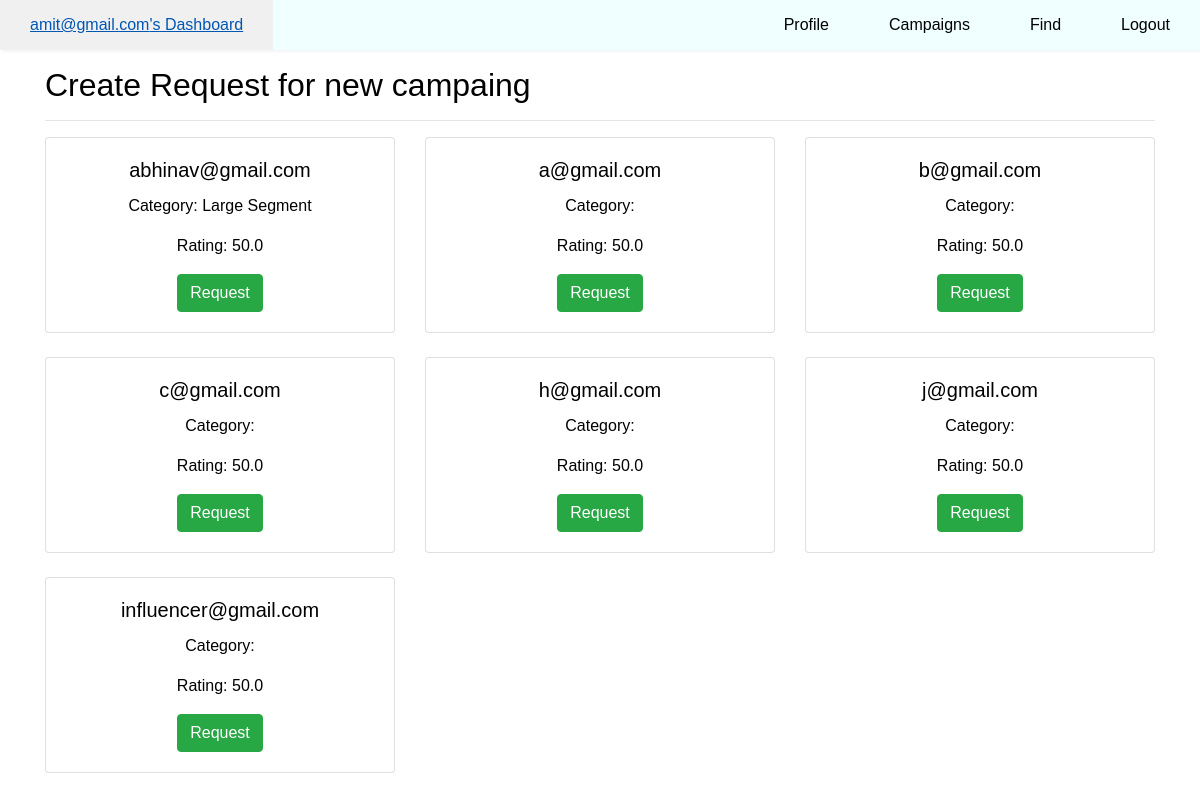
/createRequest/3 (signed in), run on the app's committed database.
### model.py (models this page shows)
class User(db.Model):
    id = db.Column(db.Integer, primary_key = True)
    name = db.Column(db.String, unique = False, nullable = True, default=lambda: '')
    email = db.Column(db.String, unique = True, nullable = False)
    password = db.Column(db.String, nullable = False)
    isAdmin = db.Column(db.Boolean, default = False)
    isInfluencer = db.Column(db.Boolean, default = False)
    isSponsor = db.Column(db.Boolean, default = False)
    isBlacklist = db.Column(db.Boolean, default = False)
    influencer = db.relationship('Influencer', back_populates='user', cascade="all, delete-orphan", uselist=False)
    sponsor = db.relationship('Sponsor', back_populates='user', cascade="all, delete-orphan", uselist=False)

class Campaign(db.Model):
    campaign_id = db.Column(db.Integer, primary_key=True)
    sponsor_id = db.Column(db.Integer, db.ForeignKey('sponsor.sponsor_id'), nullable=False)
    title = db.Column(db.String, nullable=False)
    description = db.Column(db.Text, nullable=False)
    budget = db.Column(db.Numeric(10, 2), nullable=False)
    start_date = db.Column(db.Date, nullable=False)
    end_date = db.Column(db.Date, nullable=False)
    status = db.Column(db.String, nullable=False)
    niche = db.Column(db.String, nullable=False)
    isBlacklist = db.Column(db.Boolean, default=False)
    sponsor = db.relationship('Sponsor', back_populates='campaigns')
    requests = db.relationship('Request', back_populates='campaign', cascade="all, delete-orphan")

class Influencer(db.Model):
    influencer_id = db.Column(db.Integer, db.ForeignKey('user.id'),primary_key=True)
    category = db.Column(db.String, nullable=True, default = '')
    rating = db.Column(db.Float, default=50.0)
    user = db.relationship('User', back_populates='influencer')
    requests = db.relationship('Request', back_populates='influencer', cascade="all, delete-orphan")
    blacklist_requests = db.relationship('BlacklistRequest', back_populates='influencer', cascade="all, delete-orphan")

### app.py (the view, shortened to what this page needs)
@app.route('/createRequest/<int:campaign_id>', methods = ['GET','POST'])
def createRequest(campaign_id):
    if 'id' not in session:
        return redirect(url_for('login'))
    user_id = session['id']
    user = User.query.filter_by(id = user_id).first()
    if user is None or (not user.isSponsor and not user.isInfluencer):
        flash("None Type, You dont have permission here", "danger")
        return redirect(url_for('login'))
    campaign = Campaign.query.filter_by(campaign_id=campaign_id).first()
    if not campaign:
        flash("Campaign not found ", "danger")
        if user.isInfluencer:
            return redirect(url_for('findCampaigns'))
        else:
            return redirect(url_for('campaigns'))
    print(user.isInfluencer)
    if user.isInfluencer:
        existing_request = Request.query.filter_by(campaign_id=campaign_id, influencer_id=user.influencer.influencer_id).first()
        if existing_request:
            flash("You have already requested participation in this campaign.", "danger")
            return redirect(url_for('findCampaigns'))
        if request.method == 'GET':
            print('insidePost')
            new_request = Request(campaign_id=campaign_id, influencer_id=user.influencer.influencer_id, initiated_by_influencer=True,
                                    influencer_approved = True, status='Pending')
            db.session.add(new_request)
            db.session.commit()
            flash("Request to join the campaign created successfully!", "success")
            return redirect(url_for('findCampaigns'))
    elif user.isSponsor:
        available_influencers = Influencer.query.all()
        requested_influencers = [r.influencer for r in Request.query.filter_by(campaign_id=campaign_id).all()]
        return render_template('createRequest.html', campaign=campaign, influencers=available_influencers, nav_type=user, requested_influencers=requested_influencers)
    flash("Invalid action.", "danger")
    return redirect(url_for('campaigns'))

### templates/createRequest.html (shortened to what this page needs)
{% extends './layouts/layout.html' %}
{% block body %}
    {% include './components/navbar.html' %}
    {% include './components/sponsor/createRequest.html' %}
{% endblock %}

### templates/components/navbar.html (shortened to what this page needs)
<nav>
    <ul>
        {% if nav_type.isSponsor == 1 %}
        <li><a href="{{ url_for('index') }}">{{ nav_type.email }}'s Dashboard</a></li>
        <li><a href="{{ url_for('profile') }}">Profile</a></li>
        <li><a href="{{ url_for('campaigns') }}">Campaigns</a></li>
        <li><a href="{{ url_for('findInfluencer') }}">Find</a></li>
        <li><a href="{{ url_for('logout') }}">Logout</a></li>
        {% endif %}
    </ul>
</nav>

### templates/components/sponsor/createRequest.html (shortened to what this page needs)
<div class="container lg-4">
    <div class="row">
        <div class="col-12">
            <h2>Create Request for {{ campaign.title }}</h2>
            <hr>
        </div>
    </div>
    <div class="row">
        {% for influencer in influencers %}
        <div class="col-md-4 mb-4">
            <div class="card">
                <div class="card-body text-center">
                    <h5 class="card-title">{{ influencer.user.email }}</h5>
                    <p>Category: {{ influencer.category }}</p>
                    <p>Rating: {{ influencer.rating }}</p>
                    {% if influencer in requested_influencers %}
                        <button class="btn btn-secondary" disabled>Already Requested</button>
                    {% else %}
                        <form method="POST" action="{{ url_for('createRequest', campaign_id=campaign.campaign_id) }}" style="display: inline;">
                            <button type="submit" class="btn btn-success">Request</button>
                        </form>
                    {% endif %}
                </div>
            </div>
        </div>
        {% endfor %}
    </div>
</div>

### static/style.css (style rules this page uses)
* { margin:0; padding:0; }
body { padding: 0; margin: 0; font-family: 'Franklin Gothic Medium', 'Arial Narrow', Arial, sans-serif; color: #000; min-height: 100vh; }
nav { background-color: azure; box-shadow: 2px 2px 3px rgb(242,245,244); }
nav ul { width: 100%; list-style: none; display: flex; justify-content: flex-end; align-items: center; }
nav li { height: 50px; }
nav a { height: 100%; padding: 0 30px; text-decoration: none; display: flex; align-items: center; color: black; }
nav li:first-child { margin-right: auto; }
form { display: flex; justify-content: center; align-items: center; min-height: 75vh; font-family: 'Franklin Gothic Medium', 'Arial Narrow', Arial, sans-serif; width: 100%; }

### data on the page
User: email "amit@gmail.com"
Campaign: title "new campaing"
Influencer: user.email "abhinav@gmail.com", category "Large Segment", rating "50.0"
Influencer: user.email "a@gmail.com", rating "50.0"
Influencer: user.email "b@gmail.com", rating "50.0"
Influencer: user.email "c@gmail.com", rating "50.0"
Influencer: user.email "h@gmail.com", rating "50.0"
Influencer: user.email "j@gmail.com", rating "50.0"
Influencer: user.email "influencer@gmail.com", rating "50.0"
